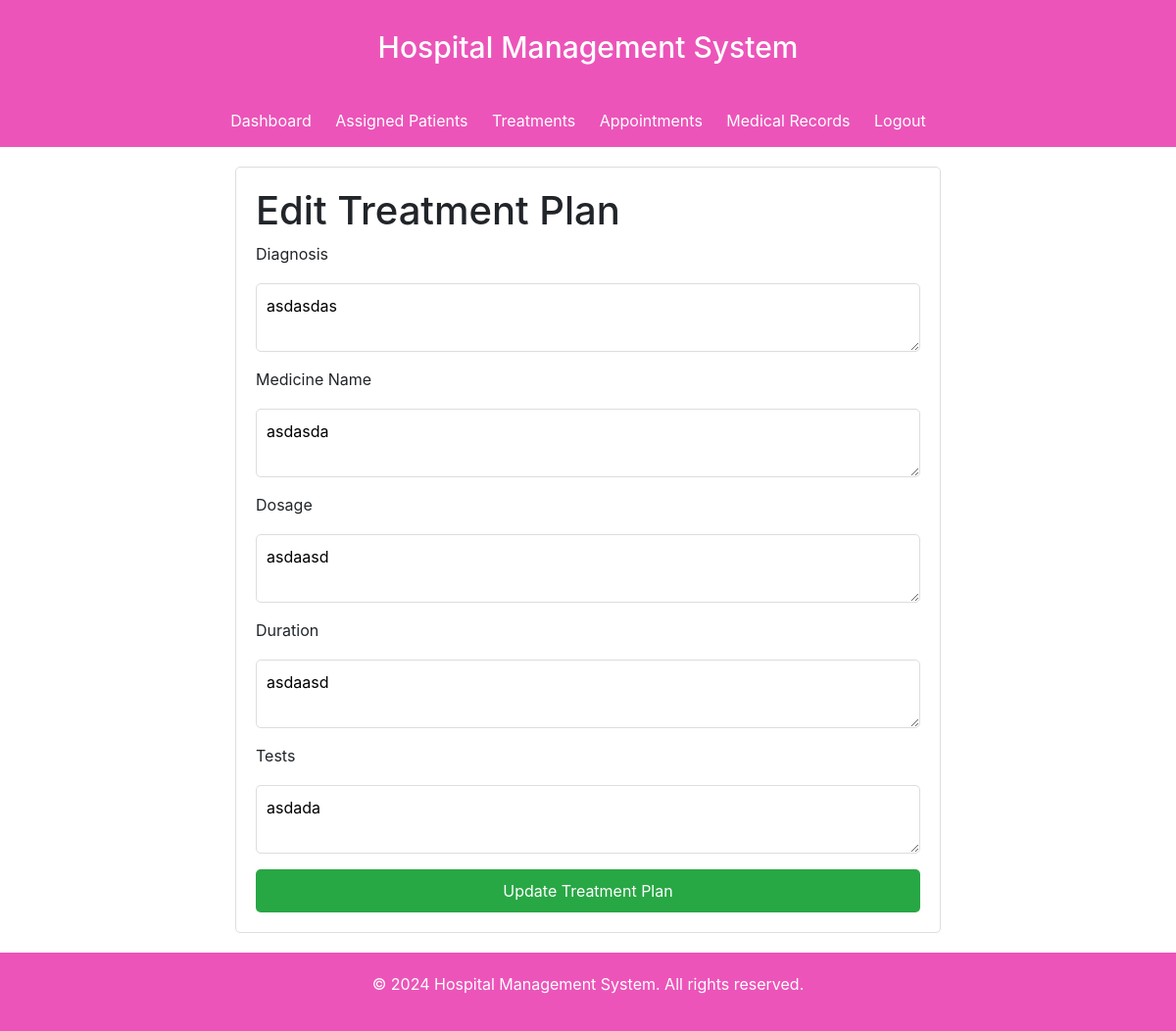
Page /doctor/edit_treatment_plan.php?treatment_id=8 (signed in) on the committed database.
### tables this page shows
CREATE TABLE `treatment_plans` (
  `treatment_id` int(11) NOT NULL,
  `patient_id` int(11) NOT NULL,
  `doctor_id` int(11) NOT NULL,
  `diagnosis` text NOT NULL,
  `prescribed_date` date NOT NULL,
  `medicine_name` text NOT NULL,
  `dosage` text NOT NULL,
  `duration` text NOT NULL,
  `tests` text DEFAULT NULL
);

### doctor/edit_treatment_plan.php (the view, shortened to what this page needs)
<?php
include '../config/db.php';
$treatment_id = $_GET['treatment_id'];
$doctor_id = $_SESSION['doctor_id'];
try {
    $sql = "
        SELECT *
        FROM treatment_plans
        WHERE treatment_id = :treatment_id AND doctor_id = :doctor_id
    ";
    $stmt = $conn->prepare($sql);
    $stmt->bindParam(':treatment_id', $treatment_id, PDO::PARAM_INT);
    $stmt->bindParam(':doctor_id', $doctor_id, PDO::PARAM_INT);
    $stmt->execute();
    $treatment_plan = $stmt->fetch(PDO::FETCH_ASSOC);
} catch (PDOException $e) {
    die("Error fetching treatment plan: " . $e->getMessage());
}
?>
<?php include '../includes/doctorNav.php'; ?>
<div class="form-container">
    <h1>Edit Treatment Plan</h1>
    <form method="POST">
        <div>
            <label for="diagnosis">Diagnosis</label>
            <textarea name="diagnosis" id="diagnosis" required><?= htmlspecialchars($treatment_plan['diagnosis']); ?></textarea>
        </div>
        <div>
            <label for="medicine_name">Medicine Name</label>
            <textarea name="medicine_name" id="medicine_name" required><?= htmlspecialchars($treatment_plan['medicine_name']); ?></textarea>
        </div>
        <div>
            <label for="dosage">Dosage</label>
            <textarea name="dosage" id="dosage" required><?= htmlspecialchars($treatment_plan['dosage']); ?></textarea>
        </div>
        <div>
            <label for="duration">Duration</label>
            <textarea name="duration" id="duration" required><?= htmlspecialchars($treatment_plan['duration']); ?></textarea>
        </div>
        <div>
            <label for="tests">Tests</label>
            <textarea name="tests" id="tests"><?= htmlspecialchars($treatment_plan['tests']); ?></textarea>
        </div>
        <button type="submit">Update Treatment Plan</button>
    </form>
</div>
<?php include '../includes/footer.php'; ?>

### assets/css/styles.css (style rules this page uses)
body { font-family: Arial, sans-serif; margin: 0; padding: 0; background-color: #f4f4f4; }
.form-container { width: 60%; margin: 20px auto 100px; padding: 20px; background-color: #fff; border: 1px solid #ddd; border-radius: 5px; }
.form-container form input, .form-container form select, .form-container form textarea { width: 100%; padding: 10px; margin: 10px 0; border: 1px solid #ddd; border-radius: 5px; }
.form-container form button { width: 100%; padding: 10px; background-color: #28a745; color: white; border: none; border-radius: 5px; cursor: pointer; }

### rows in the picture
treatment_plans: diagnosis "asdasdas", medicine_name "asdasda", dosage "asdaasd", duration "asdaasd", tests "asdada"
